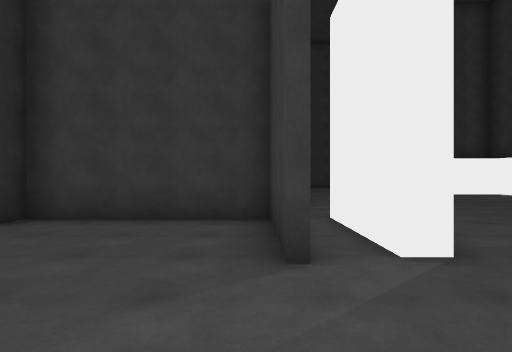
[1] (above)

24 first-person views from a walk through a scene from a Unity 3-D project. The camera is 1.4 m above the floor, looks level and sees 75° across. The floor is counted in squares, 2 m on a side. Each view is taken from the middle of a square. On the plan, view 1 faces up. The plan holds only what a view shows up to about 10 squares ahead; the rest is blank. The place goes on beyond the plan. The player is left out. Surface patterns are stand-ins for the level's own textures.

[2]
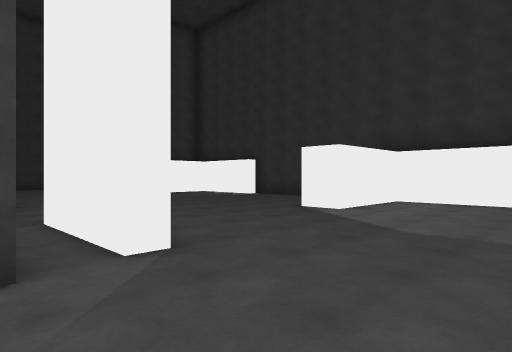

[3]
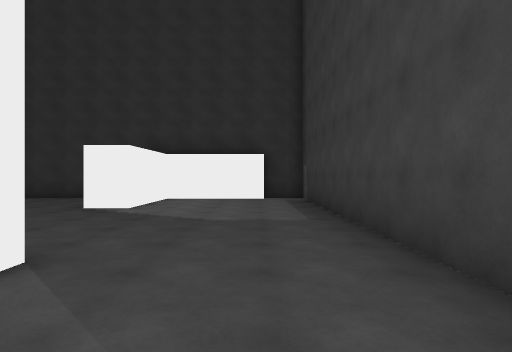

[4]
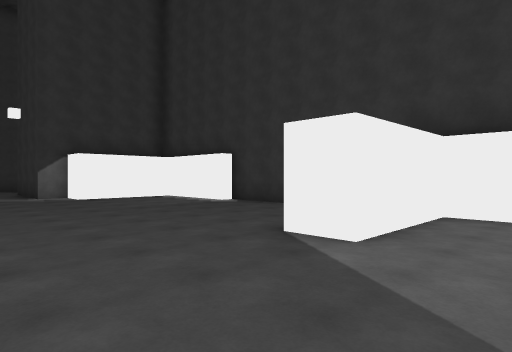

[5]
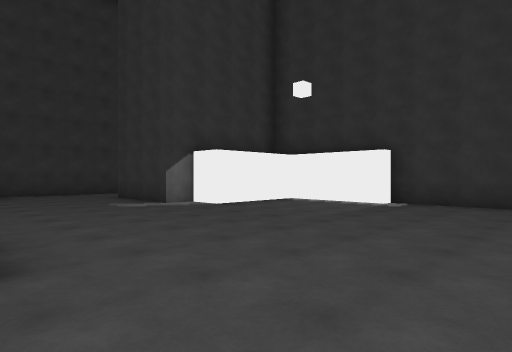

[6]
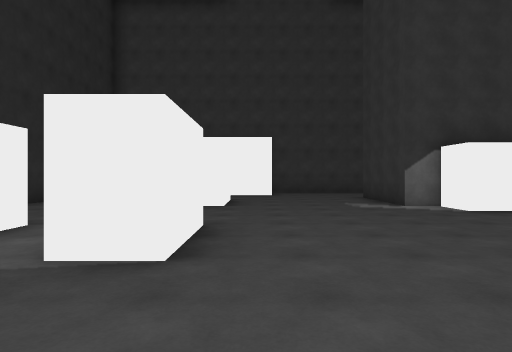

[7]
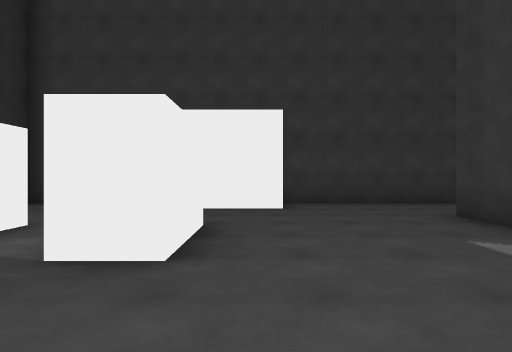

[8]
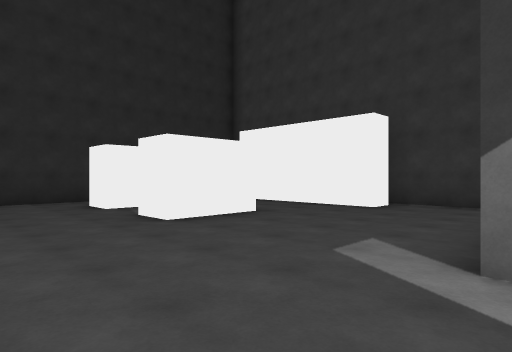

[9]
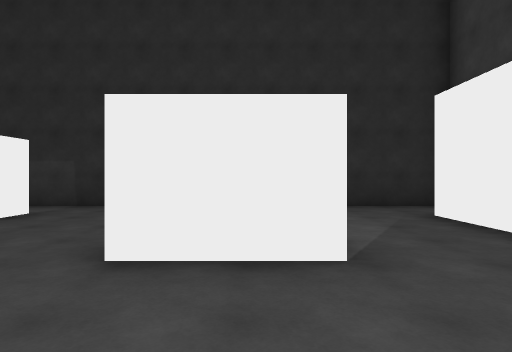

[10]
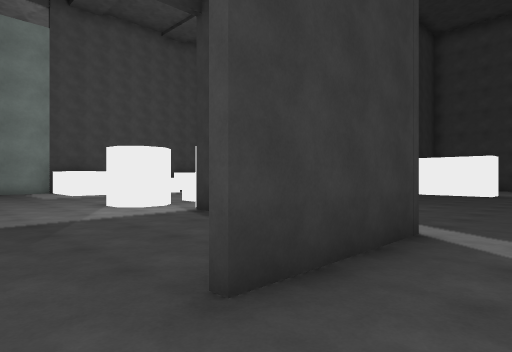

[11]
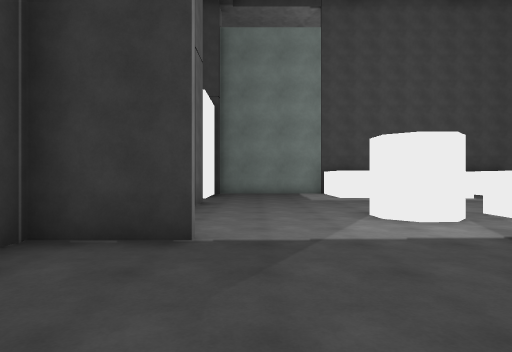

[12]
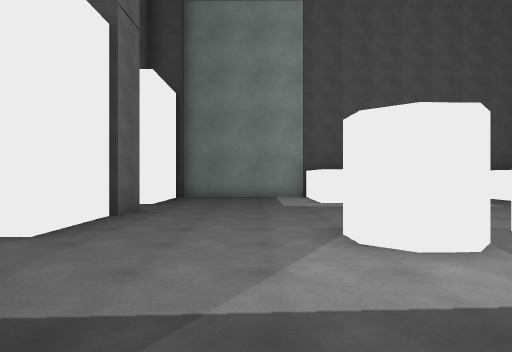

[13]
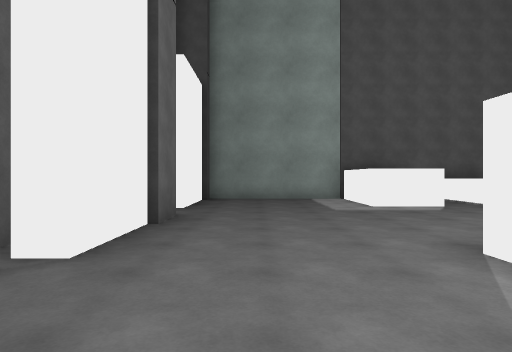

[14]
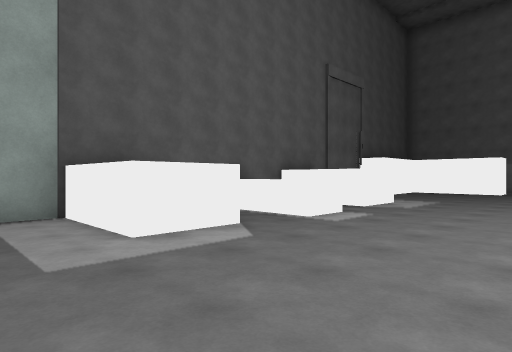

[15]
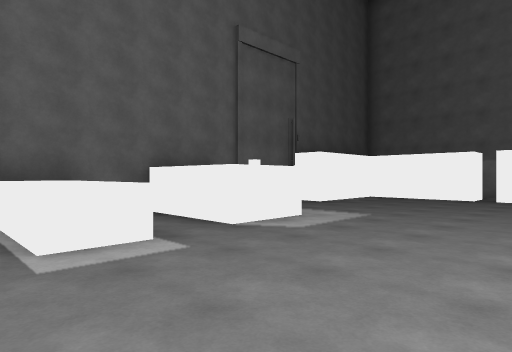

[16]
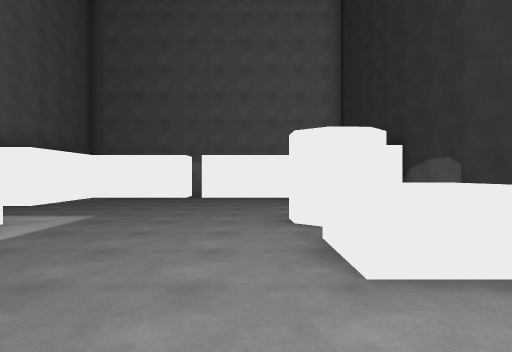

[17]
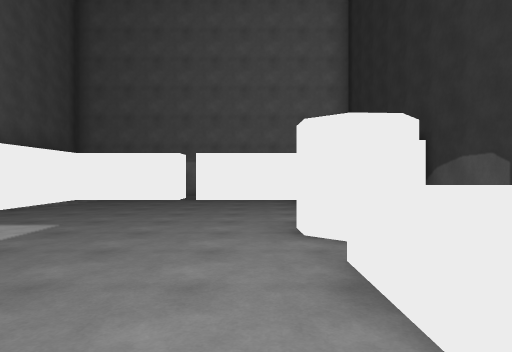

[18]
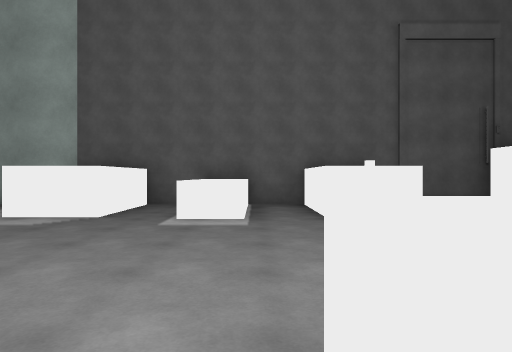

[19]
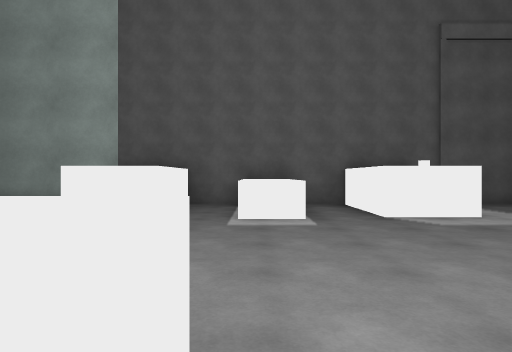

[20]
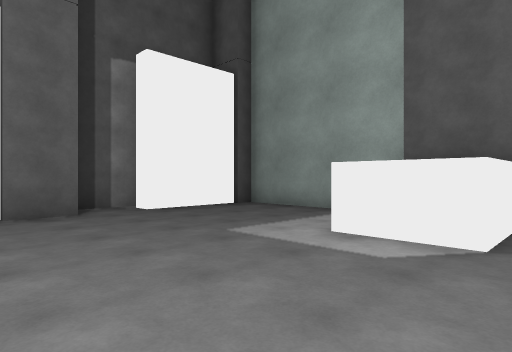

[21]
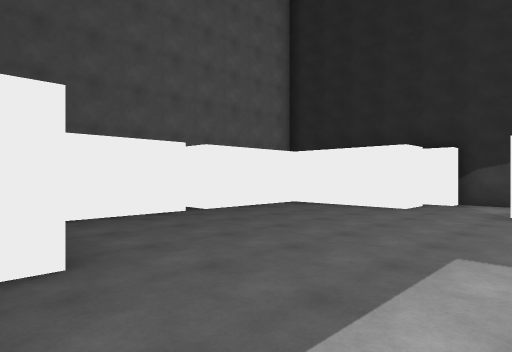

[22]
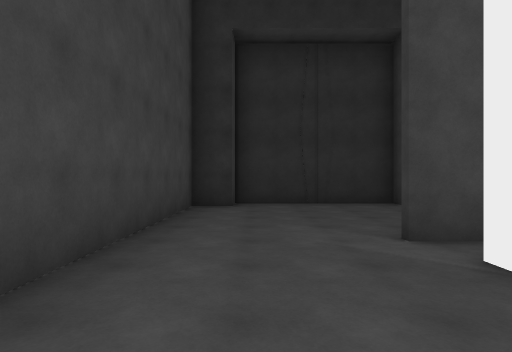

[23]
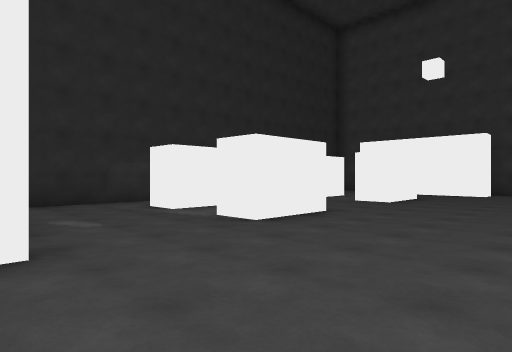

[24]
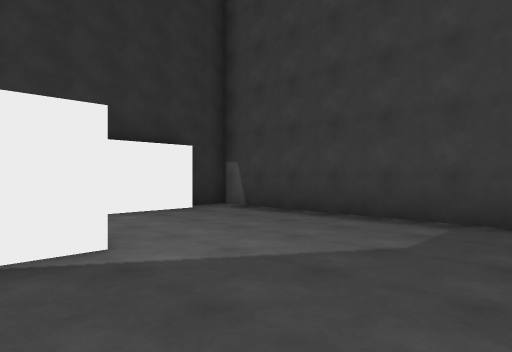

### Floor plan
Points are (right, up) in squares from view 1. A wall is a line through its corners. A room is listed if a view was taken in it or the views show most of it. See-through windows are left out.
Room 1 (views 1, 2, 3, 4, 5, 6, 7, 8, 9, 10, 11, 12, 13, 14, 15, 16, 17, 18, 19, 20, 21, 22, 23, 24)
walls: (9.3, 9.6) (9.3, 11.9); (8.5, 12.7) (6.3, 12.7) (6.3, 13.8) (5.5, 13.8) (5.5, 16.9); (9.8, 7.9) (9.8, 4.8); (9.6, 7.1) (9.6, 9.7); (11.3, 9.7) (12.2, 9.7) (12.2, 8.3); (9.4, 13.9) (9.9, 13.9); (11, 7) (11.4, 7.4) (12, 7.5) (12.4, 7.1) (12.5, 6.4); (11.5, 12.7) (12.2, 12.7); (12.2, 11.2) (11.2, 11.2); (11.5, 13.5) (11.1, 13.9) (11, 14.5) (11.4, 14.9) (12, 15); (1.3, 10.9) (1.3, 8.8) (0.3, 8.8); (10.2, 4.8) (10.2, 4); (10.8, 4.3) (11.7, 4.3) (11.7, 1.3) (14.7, 1.3); (9.6, 17.6) (9.6, 19.5) (9.2, 19.5); (1.3, 15.8) (1.3, 13.8) (0.2, 13.8); (-1.2, 10.8) (-1.2, 8.8) (-2.2, 8.8); (1.8, 2.9) (1.3, 2.9) (1.3, 5.6); (-2.2, 10.8) (-1.5, 10.8); (0.4, 3.5) (0.4, 2.6); (16.4, 10.1) (16.4, 11.3) (19, 11.3); (9.3, 0.8) (9.3, 3.7) (6.3, 3.7) (6.3, 4.8); (7.1, 19.5) (2.2, 19.5); (0.3, 2.6) (0.3, 5.5) (-3.7, 5.5); (2.6, 19) (2.6, 18.2) (-2, 18.2); (-1.2, 15.8) (-1.2, 13.8) (-2.3, 13.8); (17.4, 8.8) (19.2, 8.8) (19.2, 12.7) (16.7, 12.7) (16.7, 14.3) (19.2, 14.3) (19.2, 18.6) (16.4, 18.6) (16.4, 19.1); (15, 18.6) (11.8, 18.6) (11.8, 19.1); (-3.7, 15.1) (-3.7, 6.6); (15.2, 1.3) (18.2, 1.3) (18.2, 4.3) (19.2, 4.3) (19.2, 6); (-4, 4.5) (-4.5, 4.5) (-4.5, 0.5) (-3.7, 0.5) (-3.7, -0.5) (9.6, -0.5) (9.6, 0.5); (16.6, 19.5) (15.2, 19.5); (-3.7, 19.5) (-3.7, 17.1)
ways out: opening at (15, 1); gap at (11, 7)
objects: white cube (17, 3); other object (17, 8)

Where each view was taken, in squares from view 1:
view 1: 0 up, 0 right, facing up
view 2: 0 up, 0 right, facing up-right
view 3: 1 up, 1 left, facing right
view 4: 2 up, 3 right, facing up-right
view 5: 6 up, 1 right, facing up-right
view 6: 6 up, 2 right, facing up
view 7: 11 up, 2 right, facing up
view 8: 11 up, 6 right, facing up-left
view 9: 15 up, 4 right, facing left
view 10: 18 up, 4 right, facing down-right
view 11: 17 up, 6 right, facing right
view 12: 16 up, 8 right, facing right
view 13: 17 up, 9 right, facing right
view 14: 16 up, 13 right, facing down-right
view 15: 12 up, 13 right, facing down-right
view 16: 12 up, 13 right, facing down
view 17: 11 up, 13 right, facing down
view 18: 10 up, 11 right, facing right
view 19: 11 up, 11 right, facing right
view 20: 12 up, 13 right, facing up-right
view 21: 7 up, 19 right, facing down-left
view 22: 1 up, 4 right, facing left
view 23: 5 up, 5 right, facing up-left
view 24: 5 up, 3 right, facing down-right
